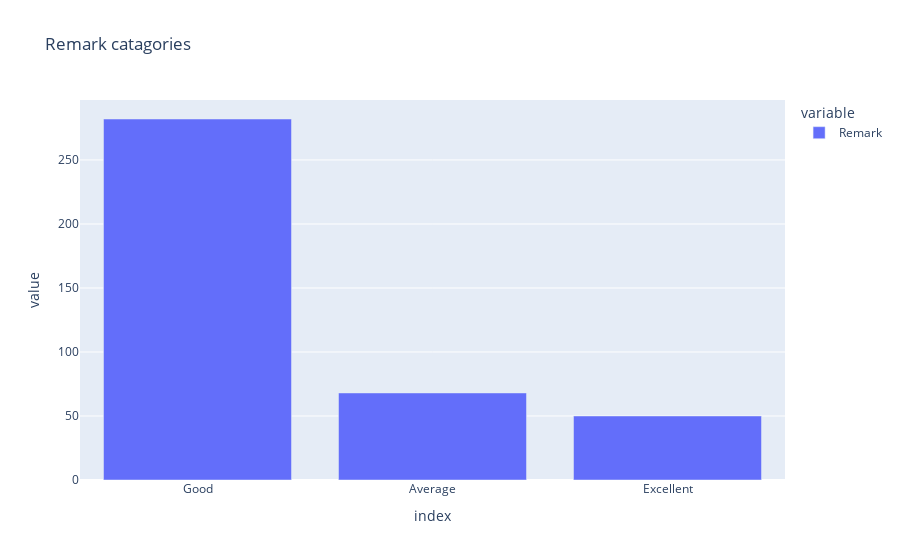

The notebook cell this image was saved under:
### Markdown cell above
* from the above grapgh here we are getting the percentage of Good,average and excellent hotels in each city

### Code cell
px.bar(df['Remark'].value_counts(),title='Remark catagories')

### Figure 1 — Plotly figure (JSON) as saved in the notebook; plotly's stock layout.template omitted (floating-point values rounded to 4 significant figures)
{"data": [{"alignmentgroup": "True", "hovertemplate": "variable=Remark<br>index=%{x}<br>value=%{y}<extra></extra>", "legendgroup": "Remark", "marker": {"color": "#636efa", "pattern": {"shape": ""}}, "name": "Remark", "offsetgroup": "Remark", "orientation": "v", "showlegend": true, "textposition": "auto", "type": "bar", "x": ["Good", "Average", "Excellent"], "xaxis": "x", "y": [282, 68, 50], "yaxis": "y"}], "layout": {"barmode": "relative", "legend": {"title": {"text": "variable"}, "tracegroupgap": 0}, "title": {"text": "Remark catagories"}, "xaxis": {"anchor": "y", "domain": [0, 1], "title": {"text": "index"}}, "yaxis": {"anchor": "x", "domain": [0, 1], "title": {"text": "value"}}}}
